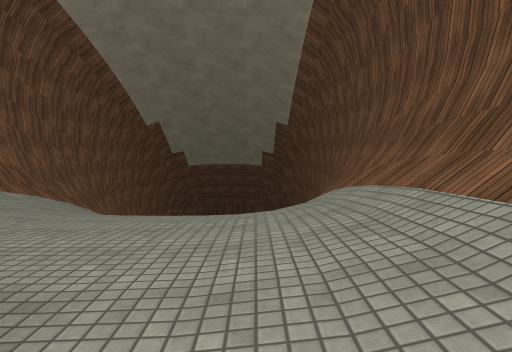
[1] (above)

16 first-person views from a walk through a 3-D level made in the Unity game engine. The camera is 1.3 m above the floor, tilts 4° down and sees 75° across. The floor is counted in squares, 2 m on a side. Each view is taken from the middle of a square. On the plan, view 1 faces up. The plan holds only what a view shows up to about 10 squares ahead; the rest is blank. The place goes on beyond the plan. The player is left out. Surface patterns are stand-ins for the level's own textures.

[2]
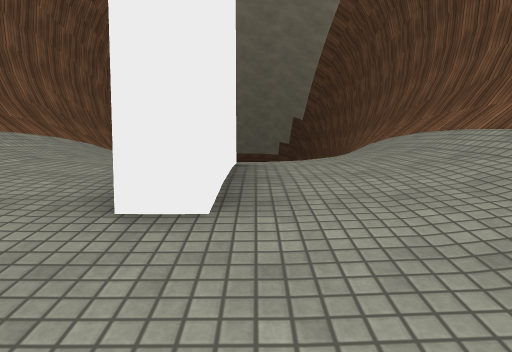

[3]
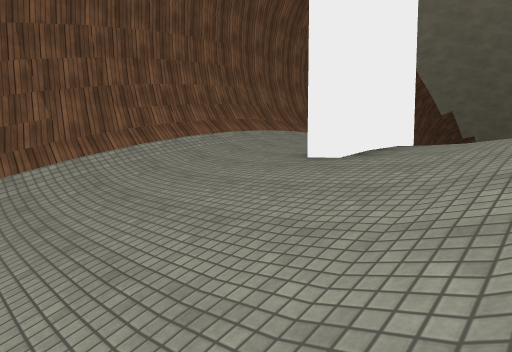

[4]
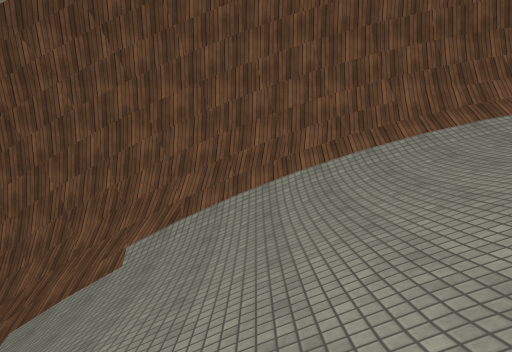

[5]
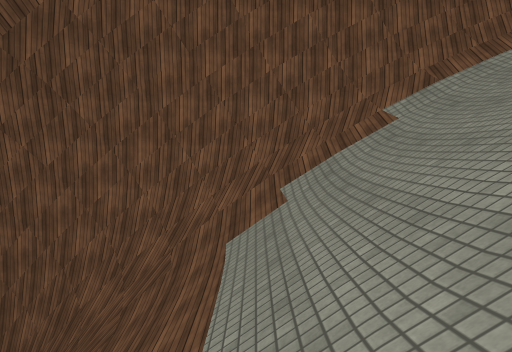

[6]
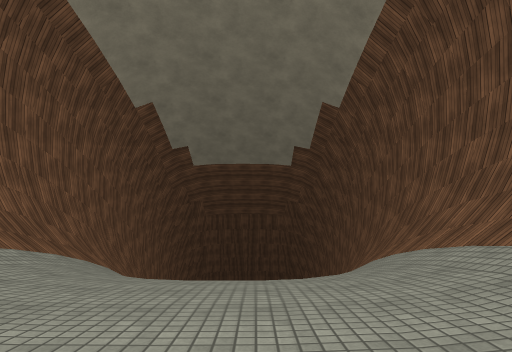

[7]
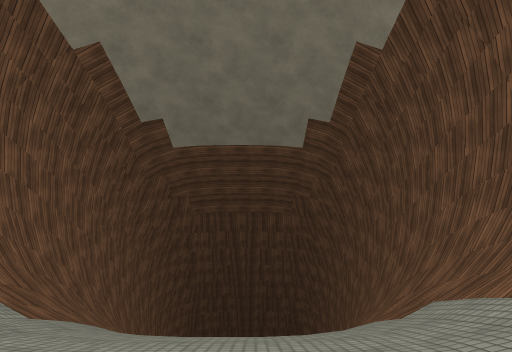

[8]
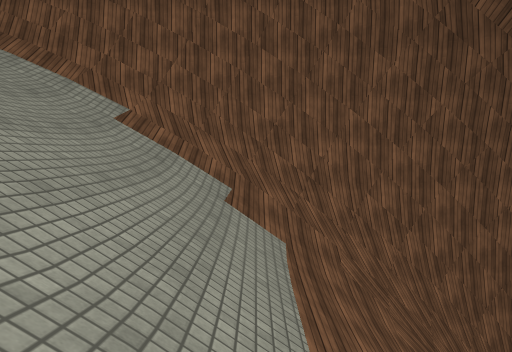

[9]
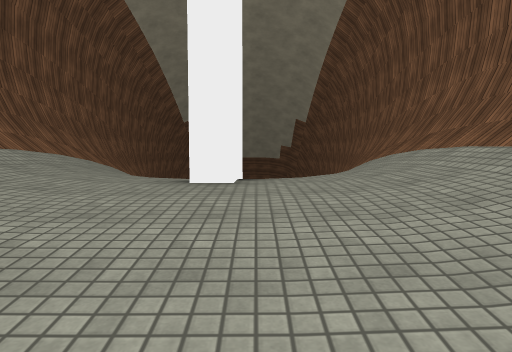

[10]
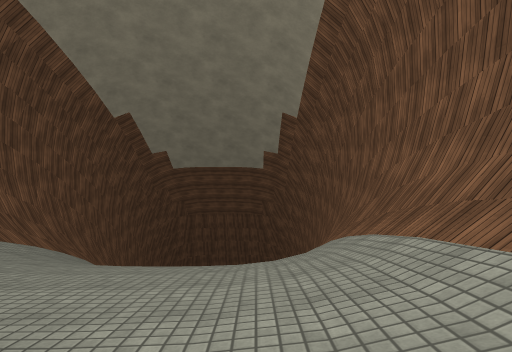

[11]
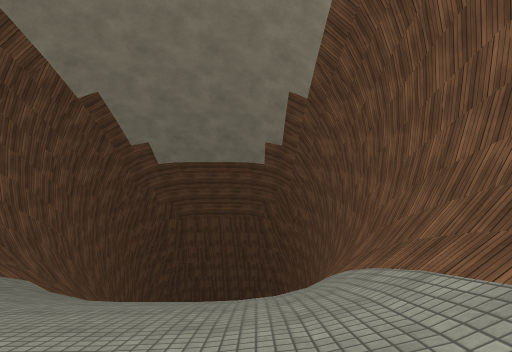

[12]
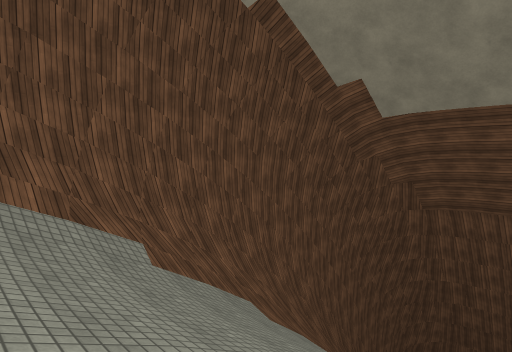

[13]
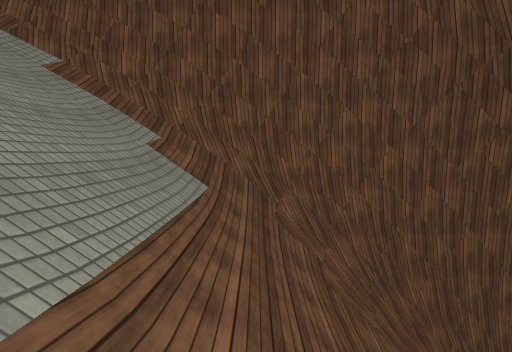

[14]
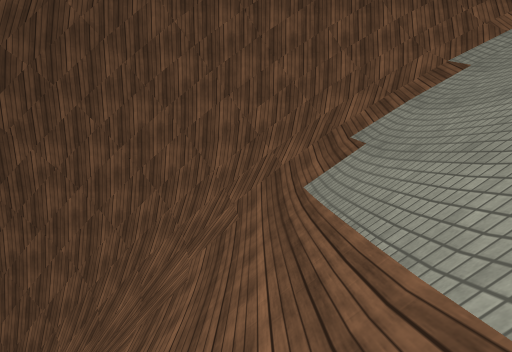

[15]
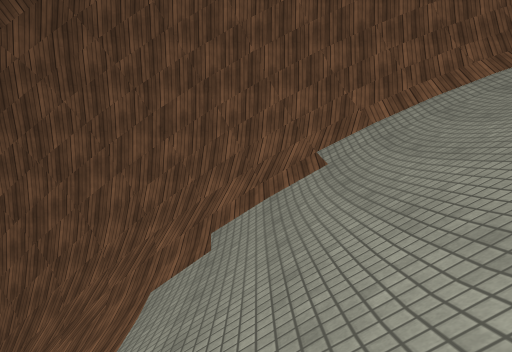

[16]
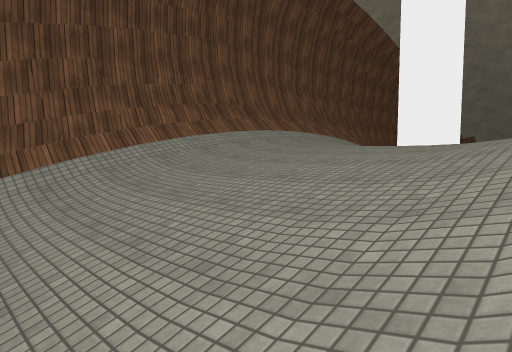

### Floor plan
Key: @ floor where view 1 was taken; # wall or solid block; . main floor; - floor 0.25 m lower than the main floor; _ floor 0.5 m lower than the main floor; < floor 1 m lower than the main floor; ( floor 1.5 m lower than the main floor; / step, stairs or slope; v drop or lower ground.
Columns run from 5 left of view 1 to 2 right of it. Each row starts with its distance up from view 1.
 18 v      v
 17 #v    v#
 16 ##   v##
 15 ##////##
 14 #//////#
 13 #//////#
 12 #//////#
 11 #//////#
 10 #//////#
  9 #//////#
  8 #//////#
  7 #//((//#
  6 #//<<//#
  5 #/____/#
  4 #/----/#
  3 #/..../#
  2 #/..../#
  1 #/..#./#
  0 #/..#@/#
 -1 #/--#-/#
 -2 #/____/#
 -3 #//<<//#
 -4 #//((//#
 -5 #//////#
 -6 #//////#
 -7 #//////#
 -8 #//////#
 -9 #//////#
-10 #//////#
-11 #//////#
-12 ##////##
-13 ##   v##
-14 #v    v#
-15 v      v

Positions as (right, up) in squares from view 1, and headings:
1: (0, 0), facing up
2: (-1, -3), facing up
3: (1, -5), facing up-left
4: (1, -6), facing left
5: (1, -10), facing left
6: (-1, 4), facing up
7: (-1, 7), facing up
8: (1, 13), facing left
9: (-2, 5), facing down
10: (-3, 0), facing down
11: (-3, -2), facing down
12: (-3, -6), facing down-right
13: (-4, -11), facing right
14: (-4, 14), facing right
15: (-4, 12), facing right
16: (-4, 8), facing down-right
